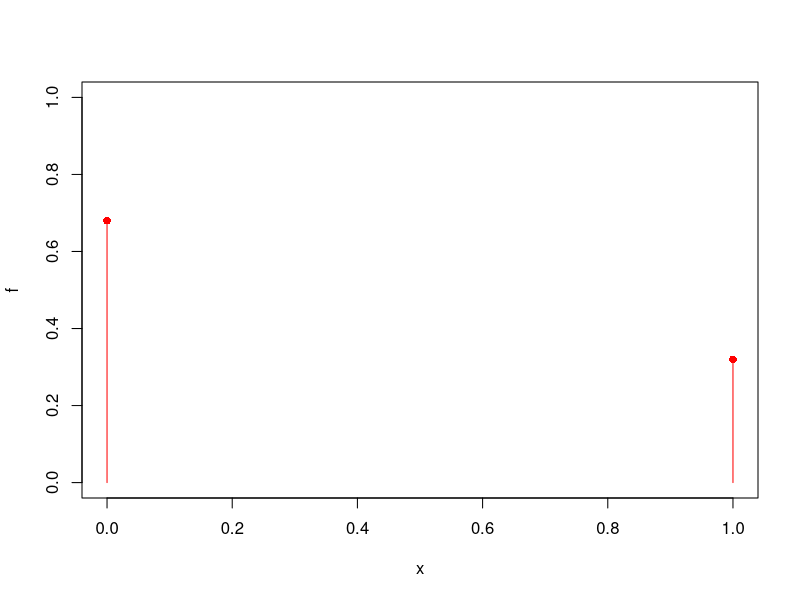
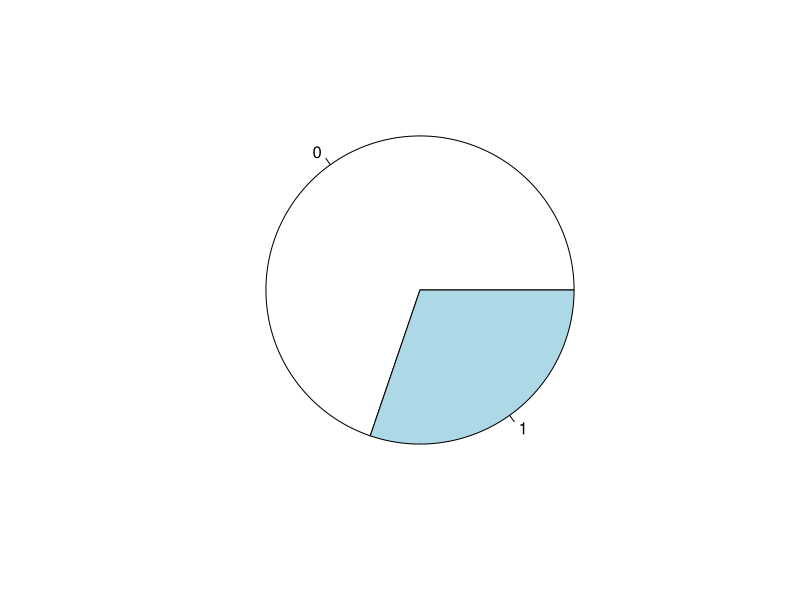
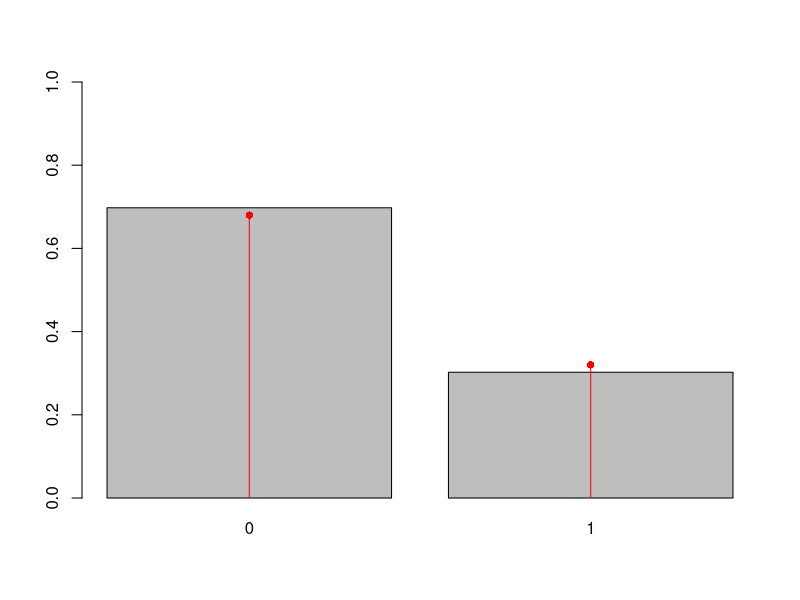
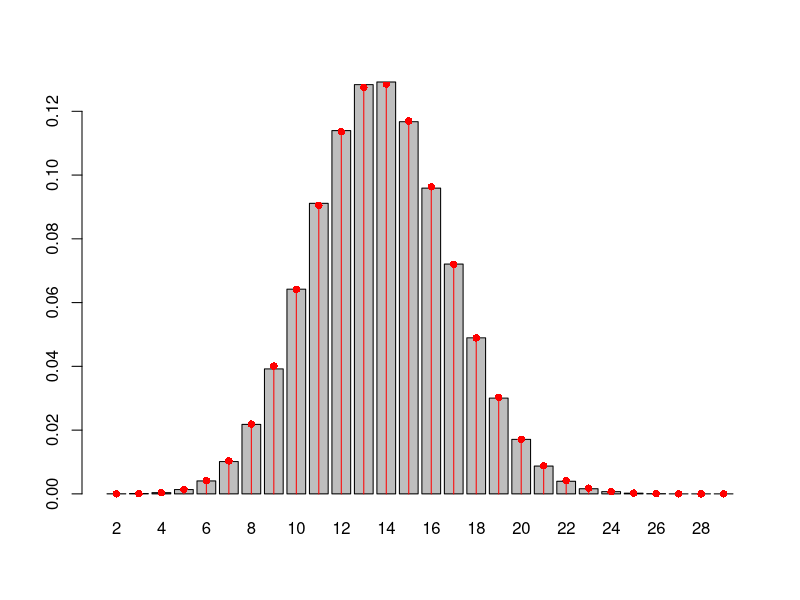
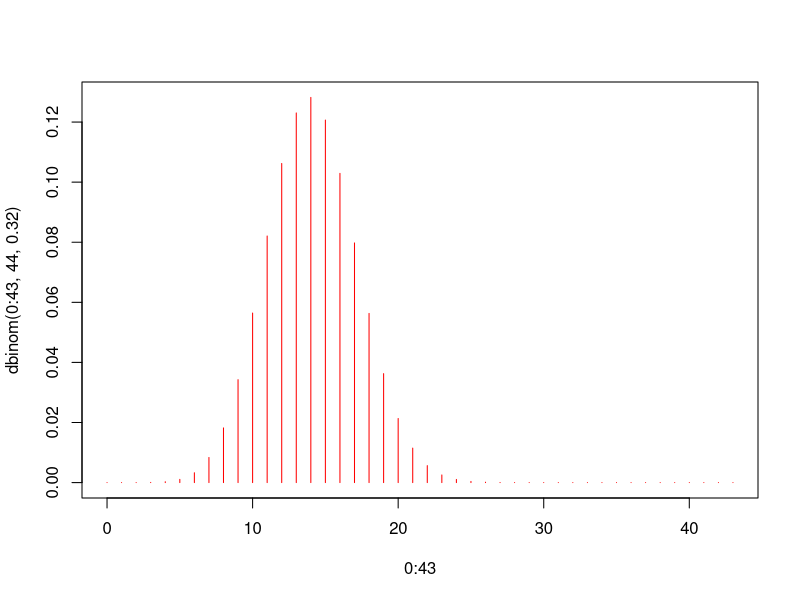

Source code (R) for these figures, in order: (Note: this script raises an error after producing the figures.)
# assaig de bernoulli

x<-c(0,1)
f<-c(0.68,0.32)

plot(x,f,type='h',ylim=c(0,1),col='red')
points(x,f,pch=16,col='red')

n<-43
mostra<-sample(x,n,f,replace=TRUE) #simular l'expermiment

table(mostra)
table(mostra)/n #veure la prob
pie(table(mostra)) #grafic rodona
mean(mostra) #mitja
sum(mostra)

bar<-barplot(table(mostra)/n,ylim=c(0,1)) #grafic de barres
lines(bar,f,type='h',col='red')
points(bar,f,pch=16,col='red')

Y<- function(i){sum(sample(x,n,f,replace=TRUE))}

set.seed(123)
m<-400000
enquesta<-(sapply(1:m, Y)) #repetir Y fins a m vegades

fr<-table(enquesta)/m     
fr["13"]     
xx<-names(fr)

dbinom(13,43,0.32)
br<-barplot(table(enquesta)/m)
lines(br,dbinom(2:29,43,0.32),type='h',col='red')
points(br,dbinom(2:29,43,0.32),pch=16,col='red')


dbinom(17,44,0.32) #prob de 17
plot(0:43,dbinom(0:43,44,0.32),type='h',col='red')
pbinom(16,44,0.32) #prob de menys de 17

####

n<-c(0,24)
x<-c(0,1)
f<-c(0,32,0.68) # al reves perque hem definit 0 com a 0,32

Xstar<-function(i){sum(sample(x,n,f,replace=TRUE))}

set.seed(123)
m<-400000
enquesta2<-sapply(1:m,Xstar) #repetir Y fins a m vegades
